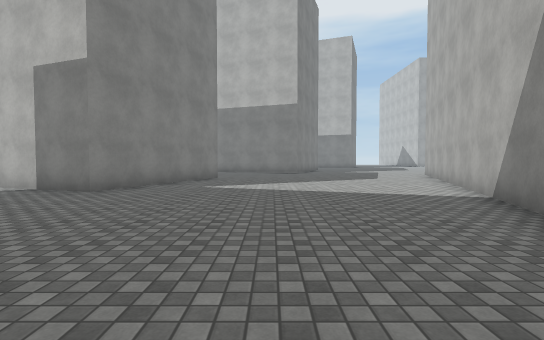
[1] (above)

18 first-person views from a walk through a Unity game level. The camera is 1.3 m above the floor, tilts 2° down and sees 85° across. The floor is counted in squares, 2 m on a side. Each view is taken from the middle of a square. On the plan, view 1 faces up. The plan holds only what a view shows up to about 9 squares ahead; the rest is blank. The place goes on beyond the plan. Surface patterns are stand-ins for the level's own textures.

[2]
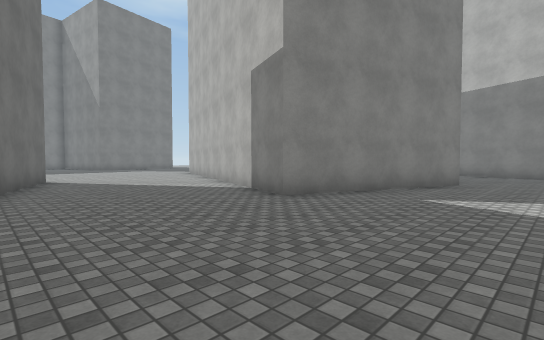

[3]
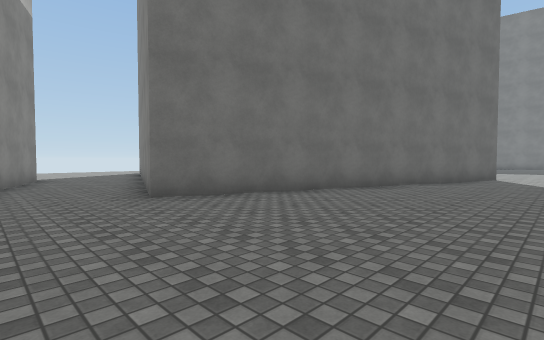

[4]
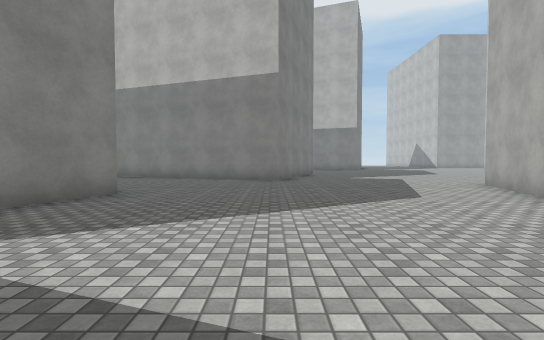

[5]
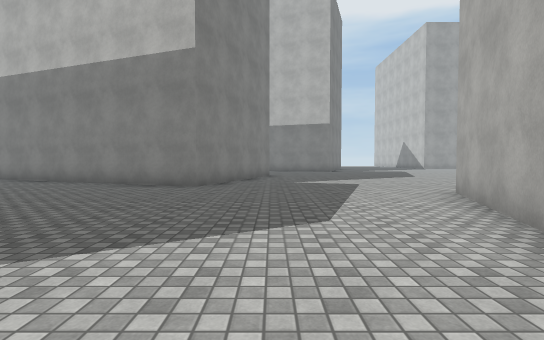

[6]
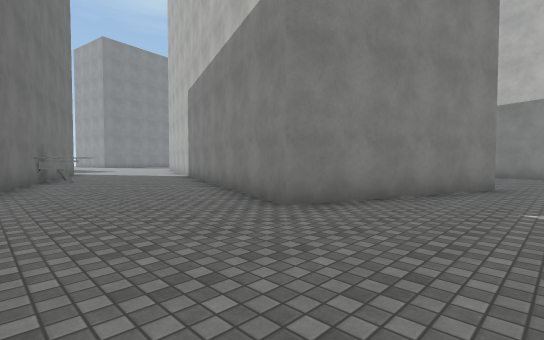

[7]
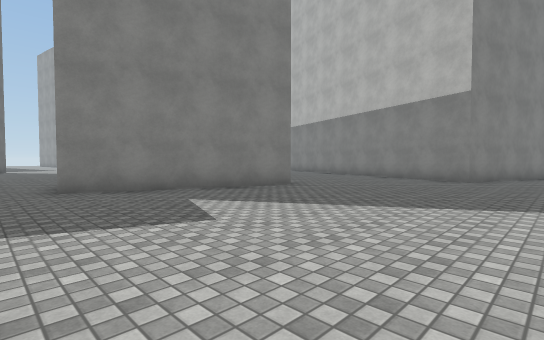

[8]
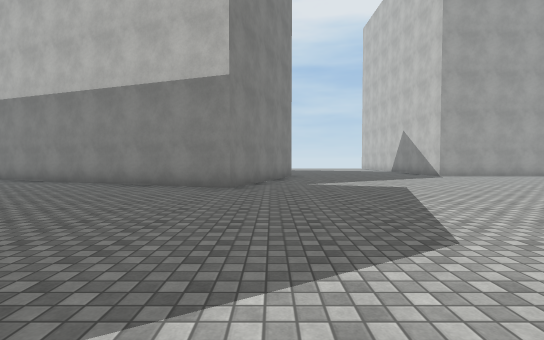

[9]
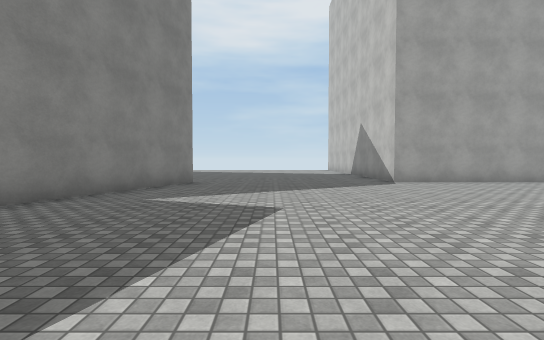

[10]
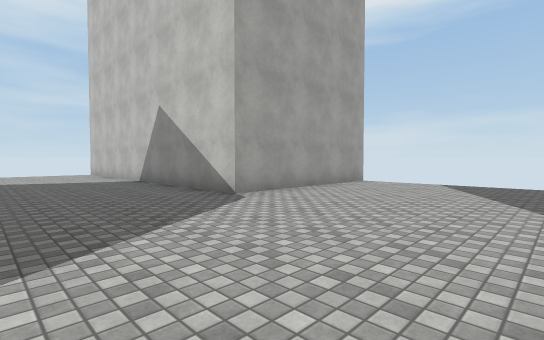

[11]
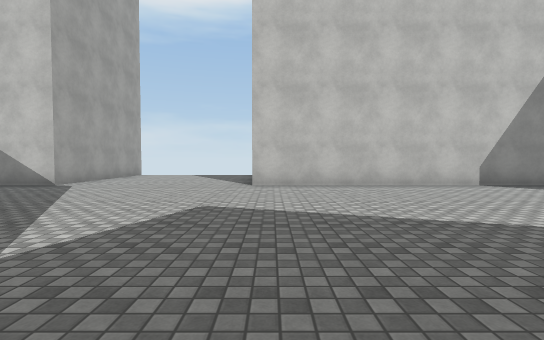

[12]
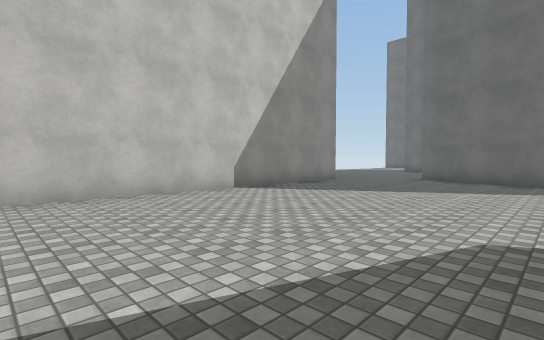

[13]
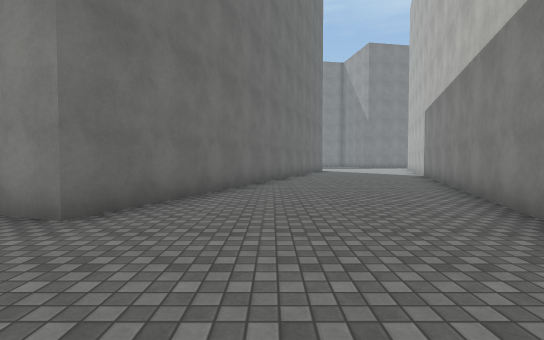

[14]
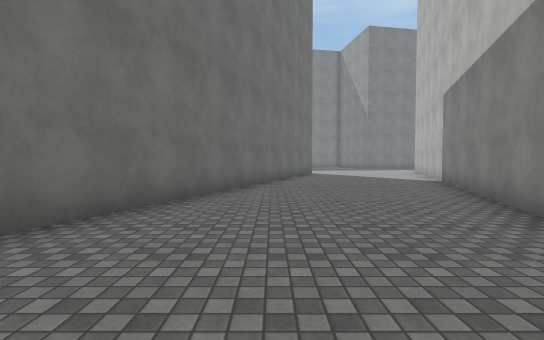

[15]
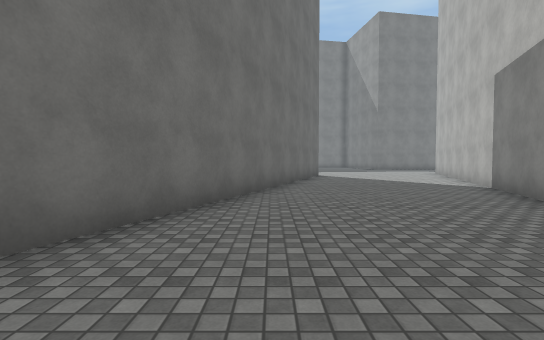

[16]
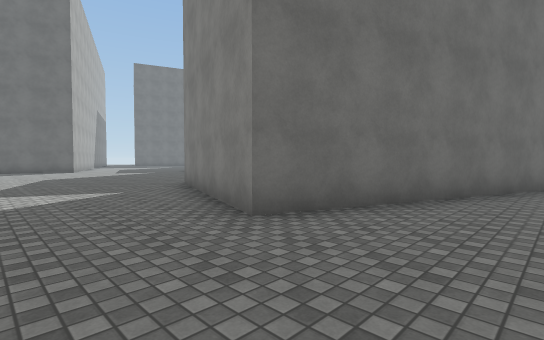

[17]
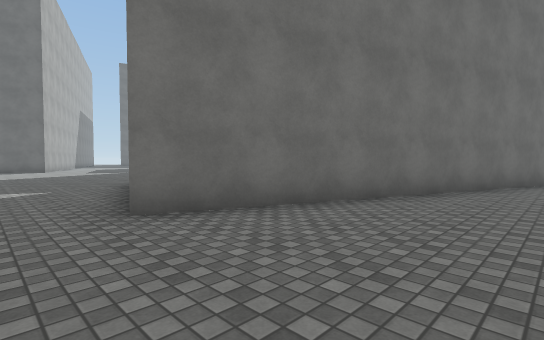

[18]
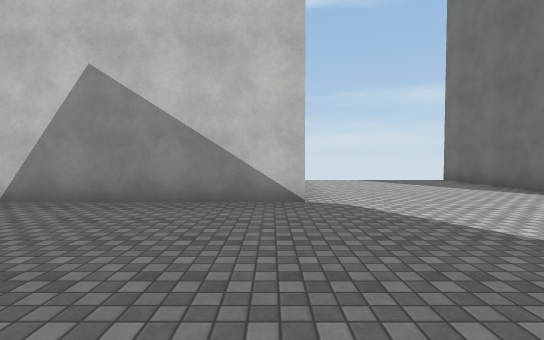

### Floor plan
Points are (right, up) in squares from view 1. A wall is a line through its corners. A room is listed if a view was taken in it or the views show most of it. See-through windows are left out.
Room 1 (views 1, 2, 3, 4, 5, 6, 7, 8, 9, 10, 11, 12, 13, 14, 15, 16, 17, 18)
walls: (-1.9, 10.7) (-3.7, 5.9) (-7.4, 7.3); (8.3, 12.1) (10.9, 11.2); (-7.1, 12.5) (-3.8, 11.3); (13.5, 13.8) (13.5, 22.5); (3.2, 3.4) (6.6, 12.8); (-8, 22.8) (2.9, 18.8) (1.2, 14.1) (-4.1, 16); (15, 22.5) (18, 22.5); (-0.9, 30.6) (7.8, 27.4) (6, 22.7) (-8, 27.9); (-10.5, 3.4) (-1.1, 0) (-2.5, -3.9); (18.2, 27.5) (13.5, 27.5) (13.5, 31.5); (-0.3, -6.1) (0.6, -3.5)
objects: drone (-7, 13) to (-6, 13)

Positions as (right, up) in squares from view 1, and headings:
1: (0, 0), facing up
2: (0, 2), facing up-left
3: (1, 5), facing down-left
4: (1, 5), facing up
5: (3, 7), facing up
6: (4, 11), facing up-left
7: (8, 13), facing up-left
8: (7, 16), facing up
9: (10, 19), facing up
10: (10, 23), facing up-right
11: (6, 22), facing right
12: (8, 21), facing down-right
13: (6, 21), facing left
14: (3, 22), facing left
15: (1, 22), facing left
16: (10, 30), facing down-left
17: (9, 31), facing down-left
18: (9, 28), facing right
